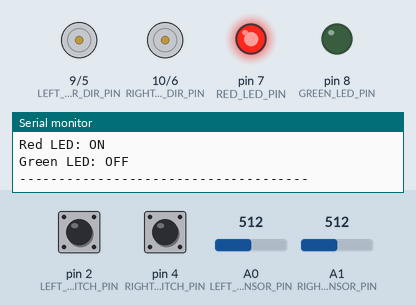
Bench run of a sketch on a simulated Arduino Uno, built with avr-gcc and run on an emulated ATmega328P. On the bench: direction and speed pins drawn as motors (green arrow = direction pin HIGH = forward, orange = LOW = backward, longer = more drive), output pins drawn as LEDs (lit = HIGH), the last lines printed to the serial monitor. The test bench sets the inputs (shaded band); at power-on: A0 (LEFT_LIGHT_SENSOR_PIN) = 512, pin 2 (LEFT_SWITCH_PIN) LOW, pin 4 (RIGHT_SWITCH_PIN) LOW, A1 (RIGHT_LIGHT_SENSOR_PIN) = 512.

Above: at 4.2 s.
4.3 s: A0 (LEFT_LIGHT_SENSOR_PIN) set to 386
At 4.8 s:
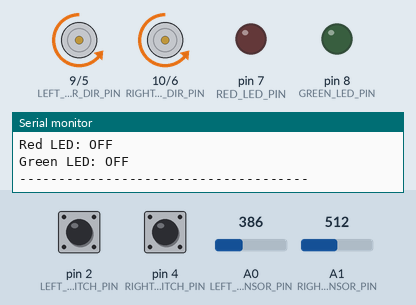
7.3 s: A0 (LEFT_LIGHT_SENSOR_PIN) set to 410
At 12.2 s:
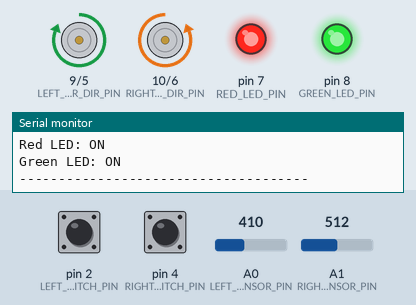
17.3 s: A0 (LEFT_LIGHT_SENSOR_PIN) set to 245
At 20.6 s:
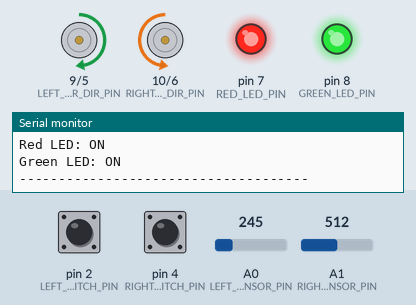
Timing chart, 0 to 21.3 s (numbered marks = the images above; inputs shaded):
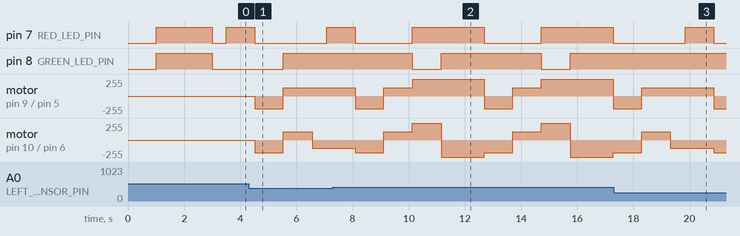

Measured:
- the behaviour switches between 402 and 403 on A0 (LEFT_LIGHT_SENSOR_PIN) (found by bisection; images 1 and 2)
- after the input at 4.3 s, pin 8 (GREEN_LED_PIN): goes on until 5.5 s, then stays HIGH; motor on pin 9 (LEFT_MOTOR_DIR_PIN) / pin 5 (LEFT_MOTOR_PWM_PIN): goes on until 5.5 s, then stays forward 127/255
- after the input at 7.3 s, pin 7 (RED_LED_PIN): alternates HIGH for 2.6 s and LOW for 2.0 s, starting after 2.8 s; pin 8 (GREEN_LED_PIN): alternates HIGH for 3.6 s and LOW for 1.0 s, starting after 2.8 s
- after the input at 17.3 s, pin 7 (RED_LED_PIN): LOW → HIGH after 2.5 s instead of 2.0 s; pin 8 (GREEN_LED_PIN): stays HIGH (without the input it goes to LOW after 2.0 s)

The sketch:

minirobot.ino
```cpp
/*
  minirobot
  A framework for basic, small robotics programming
  Fall 2014

  Architected by Chris Gerth

  Overarching Idea - provide a simplified interface to drive a two-motor robot with
  basic io for teaching purposes

  minirobot - main code file. This should never have to be edited
  It contains all the functions that do all the things in the background
  If you didn't write it, it happens here.

  */

/******************************************/
//       Included Constants
/******************************************/
#include "User_Code.h" //provides prototype for user's function (which isn't in this file)
#include "TimerOne.h" //Library to manipulate hardware timer 1 on the arduino, which we will use to trigger regular sampling of the inputs


/******************************************/
//       Private Definitions
/******************************************/
#define FORWARD true //map motor directions to boolean values. just makes things easier to read.
#define REVERSE false
#define PWM_MAX 255 //range of PWM signals. By arduino specs, this must be an unsigned char, which has range 0-255
#define PWM_MIN 0

#define SAMPLE_PERIOD_US 2000    //length of the input sample period in microseconds
                                 //2000us yeilds a sample rate of 500Hz

#define NUM_FILTER_TAPS 25    //analog input FIR filter length
#define LEFT_SW_BUFFER_LEN 10 //input switch debouncing buffer lengths
#define RIGHT_SW_BUFFER_LEN 10


/******************************************/
//       Private, Internal data
/******************************************/
//Global variables to hold the robot's current state
float current_speed_pct = 0;
boolean current_left_motor_dir = FORWARD;
boolean current_right_motor_dir = FORWARD;
boolean left_sw_debounced_val = false;
boolean right_sw_debounced_val = false;

//Strings to hold kid-friendly descriptions of what's going on
String current_dir_str = "FWD";
String current_speed_str = "STOP";
String current_left_sw_str = "RELEASED";
String current_right_sw_str = "RELEASED";
String current_red_led_state_str = "OFF";
String current_green_led_state_str = "OFF";


//Analog inputs are filtered with a FIR filter.
//Filter specifications:
//Designed at http://t-filter.appspot.com/fir/index.html
//Assumed passband of 0-17Hz, gain 1
//Transition band 17-20Hz
//Stopband: 20-250Hz, gain 0
//Actual Passband Ripple: 12.10 dB
//Actual Stopband Ripple: -20.02 dB
//Assumed 25 taps and 500Hz sample frequency

//The filter coefficents are "const" because they never change at runtime.

//Using these specs and the website, we determined the following filter coefficents should be used:
const float filter_coef[NUM_FILTER_TAPS] = {
                                                0.0604206028416727,     //Note thses are far more accurate than
                                                0.022765286202108867,   // what can be represented in a float, but
                                                0.026559407357829072,   // we kept the accuracy for the heck of it.
                                                0.030298526984037823,   // The compiler can do whatever it needs to
                                                0.0339463305236097,     // with the extra digits.
                                                0.0374149200448067,
                                                0.04063324687425954,
                                                0.0435353609068285,
                                                0.04602927926463161,
                                                0.048021926552339445,
                                                0.04948579543591529,
                                                0.05048020312982948,
                                                0.05067537613278131,
                                                0.05048020312982948,
                                                0.04948579543591529,
                                                0.048021926552339445,
                                                0.04602927926463161,
                                                0.0435353609068285,
                                                0.04063324687425954,
                                                0.0374149200448067,
                                                0.0339463305236097,
                                                0.030298526984037823,
                                                0.026559407357829072,
                                                0.022765286202108867,
                                                0.0604206028416727
                                                                          };
//Left and Right analog sensor filter input circular buffers
//volatile b/c these are changed inside the interrupt routine
volatile unsigned int left_filter_buff[NUM_FILTER_TAPS];
volatile unsigned int right_filter_buff[NUM_FILTER_TAPS];

//left and right switch debouncing buffers
volatile boolean left_sw_buff[LEFT_SW_BUFFER_LEN];
volatile boolean right_sw_buff[RIGHT_SW_BUFFER_LEN];

//pointers to the start of the buffer
// which represents the oldest sample in the buffer
// Every time a new sample is written, these should be incrimented
// modulo the length of the buffer.
//See http://en.wikipedia.org/wiki/Circular_buffer if you
// want to know more about how circular buffers work.
//volatile b/c these are changed inside the interrupt routine
volatile unsigned char left_filter_buff_start_idx = 0;
volatile unsigned char right_filter_buff_start_idx = 0;
volatile unsigned char left_sw_buff_start_idx = 0;
volatile unsigned char right_sw_buff_start_idx = 0;


/******************************************/
//       Arduino Setup Function
/******************************************/
void setup() {
  //Every time user hits the "Reset" button or power is applied to the arduino,
  // the global variables (above) are re-initalized and the arduino starts running code here.

  Serial.begin(115200); //Initalize serial port hardware. Must be done first so we can talk to the PC

  Serial.println("Started initalizing...");

  //set pin direction modes so the microprocessor knows to drive or read the pin voltages
  pinMode(LEFT_MOTOR_PWM_PIN, OUTPUT);
  pinMode(RIGHT_MOTOR_PWM_PIN, OUTPUT);
  pinMode(LEFT_MOTOR_DIR_PIN, OUTPUT);
  pinMode(RIGHT_MOTOR_DIR_PIN, OUTPUT);
  pinMode(LEFT_SWITCH_PIN, INPUT);
  pinMode(RIGHT_SWITCH_PIN, INPUT);
  pinMode(RED_LED_PIN, OUTPUT);
  pinMode(GREEN_LED_PIN, OUTPUT);

  //initalize outputs to off state
  turnGreenLEDOff();
  turnRedLEDOff();

  //Set up input sampling and start sampling.
  Timer1.initialize(SAMPLE_PERIOD_US); //set Timer1 to trigger an interrupt every SAMPLE_PERIOD_US microseconds
  Timer1.attachInterrupt(isr_sample); //Set up the "isr_sample()" function to be called every time Timer1 triggers an interrupt.
                                      // This will also enable interrupts to start input sampling at a regular rate.
  Serial.println("Done initalizing!");

}

/******************************************/
//       Arduino Loop Function
/******************************************/
// This is the arduino-required function for non-setup things.
// We won't actually use it as a loop.
void loop() {
  //After the setup() function has completed, the arduino starts running code here.

  //pause for 1 second (1000 ms) before starting
  delay(1000);

  //run user's function
  Serial.println("Starting User Function...");

  run_robot(); //The user's function! Yaaaay!

  Serial.println("Finished User Function!");

  //kill the motors in case the student forgot to
  set_motor_vals(FORWARD, 0.0, FORWARD, 0.0);

  //pause briefly at the end
  delay(1000);

  while(1); //JK, don't run a loop here, just hang when the user's function finishes
  //Fun trivia - this sort of while(1) is often called the "halt and catch fire" instruction.
}

/******************************************/
//       Interrupt Function
/******************************************/

//Samples all the inputs into the approprate buffers every time timer1 overflows.
//Runs every SAMPLE_PERIOD_US microseconds always, asynchronously with any other code.
//This is an interrupt routine, so it must be as lightweight as possible.
void isr_sample(void)
{
   //Sample each of the inputs, and write the result into a circular buffer
   left_filter_buff[left_filter_buff_start_idx++] = analogRead(LEFT_LIGHT_SENSOR_PIN); //overwrite the oldest element in the buffer, and then incriment the pointer.
   //this IF statement is what makes the buffer act in a circular manner:
   if(left_filter_buff_start_idx == NUM_FILTER_TAPS) //if we go off the end of the buffer in linear memory...
     left_filter_buff_start_idx = 0; //wrap back around to the top of the buffer in linear memory

   right_filter_buff[right_filter_buff_start_idx++] = analogRead(RIGHT_LIGHT_SENSOR_PIN);
   if(right_filter_buff_start_idx == NUM_FILTER_TAPS)
     right_filter_buff_start_idx = 0;

   left_sw_buff[left_sw_buff_start_idx++] = digitalRead(LEFT_SWITCH_PIN);
   if(left_sw_buff_start_idx == LEFT_SW_BUFFER_LEN)
     left_sw_buff_start_idx = 0;

   right_sw_buff[right_sw_buff_start_idx++] = digitalRead(RIGHT_SWITCH_PIN);
   if(right_sw_buff_start_idx == RIGHT_SW_BUFFER_LEN)
     right_sw_buff_start_idx = 0;
}


/******************************************/
//       Private Helper functions
/******************************************/

//convert a percentage (0.0->100.0) to a pwm value (PWM_MIN->PWM_MAX)
//ensure proper data typecasting
unsigned char convert_pct_to_pwm(float percent)
{
   return PWM_MIN + (unsigned char)((float)PWM_MAX*percent/100.0);
}

//set motor speed and directions with approprate inversions
void set_motor_vals(boolean right_dir, float right_speed, boolean left_dir, float left_speed)
{
  //set motor speeds with approprate type conversion
  analogWrite(RIGHT_MOTOR_PWM_PIN, convert_pct_to_pwm(right_speed)); //this sets the pin to output a square wave with the desired duty cycle
  analogWrite(LEFT_MOTOR_PWM_PIN, convert_pct_to_pwm(left_speed));

  //set motor directions based on inversion
  if(INVERT_RIGHT_MOTOR_DIR)
    digitalWrite(RIGHT_MOTOR_DIR_PIN, !right_dir);
  else
    digitalWrite(RIGHT_MOTOR_DIR_PIN, right_dir);

  if(INVERT_LEFT_MOTOR_DIR)
    digitalWrite(LEFT_MOTOR_DIR_PIN, !left_dir);
  else
    digitalWrite(LEFT_MOTOR_DIR_PIN, left_dir);
}

//Filter output function
//this function computes the current output of the FIR filtered inputs, given a whole input buffer
float get_filtered_and_scaled_analog_sensor_val(volatile unsigned int * buffer, volatile unsigned char buf_start_index)
{
  //This is probably black magic to anyone who hasn't taken Digital Signal Processing. Just accept it, don't touch it,
  // and move on with your life.
  //If you MUST know what is going on here, check out http://en.wikipedia.org/wiki/Finite_impulse_response
  // and then thank God you did not have to take exams about this stuff.

  unsigned char i;
  float accumulator = 0;
  //perform FIR filter operation with circular buffer and pre-computed filter taps
  for(i = 0; i < NUM_FILTER_TAPS; i++)
  {
    accumulator += (float)buffer[(i + buf_start_index) % NUM_FILTER_TAPS] * filter_coef[i]; //EE MAGIC!
  }

  //scale from [0,1024] to a percent and return the value
  return constrain((accumulator * 100/1024), 0.0, 100.0);

}


/******************************************/
//       User API Implementation
/******************************************/

//Most of the user API functions (the ones the little kids will use) are just
// wrappers around my helper functions so they don't have to worry about passing
// arguments or datatypes or things like that.
void setDirectionFwd(void)
{
  current_right_motor_dir = FORWARD; //change the internal state variables to what we want them to be
  current_left_motor_dir = FORWARD;
  //set the current motor state to the output pins of the arduino
  set_motor_vals(current_right_motor_dir, current_speed_pct, current_left_motor_dir, current_speed_pct);
  //update the kid-friendly string about the robot's state
  current_dir_str = "FWD";
}
void setDirectionRev(void)
{
  current_right_motor_dir = REVERSE;
  current_left_motor_dir = REVERSE;
  set_motor_vals(current_right_motor_dir, current_speed_pct, current_left_motor_dir, current_speed_pct);
  current_dir_str = "REV";
}
void setDirectionLeft(void)
{
  current_right_motor_dir = FORWARD;
  current_left_motor_dir = FORWARD;
  set_motor_vals(current_right_motor_dir, 0.0, current_left_motor_dir, current_speed_pct);
  current_dir_str = "LEFT";
}
void setDirectionRight(void)
{
  current_right_motor_dir = FORWARD;
  current_left_motor_dir = FORWARD;
  set_motor_vals(current_right_motor_dir, current_speed_pct, current_left_motor_dir, 0.0);
  current_dir_str = "RIGHT";
}
void setDirectionSharpLeft(void)
{
  current_right_motor_dir = FORWARD;
  current_left_motor_dir = REVERSE;
  set_motor_vals(current_right_motor_dir, current_speed_pct, current_left_motor_dir, current_speed_pct);
  current_dir_str = "SharpLEFT";
}
void setDirectionSharpRight(void)
{
  current_right_motor_dir = REVERSE;
  current_left_motor_dir = FORWARD;
  set_motor_vals(current_right_motor_dir, current_speed_pct, current_left_motor_dir, current_speed_pct);
  current_dir_str = "SharpRIGHT";
}

void setSpeedMax(void)
{
  current_speed_pct = SPEED_MAX;
  set_motor_vals(current_right_motor_dir, current_speed_pct, current_left_motor_dir, current_speed_pct);
  current_speed_str = "MAX";
}
void setSpeedFast(void)
{
  current_speed_pct = SPEED_FAST;
  set_motor_vals(current_right_motor_dir, current_speed_pct, current_left_motor_dir, current_speed_pct);
  current_speed_str = "FAST";
}
void setSpeedMedium(void)
{
  current_speed_pct = SPEED_MEDIUM;
  set_motor_vals(current_right_motor_dir, current_speed_pct, current_left_motor_dir, current_speed_pct);
  current_speed_str = "MEDIUM";
}
void setSpeedSlow(void)
{
  current_speed_pct = SPEED_SLOW;
  set_motor_vals(current_right_motor_dir, current_speed_pct, current_left_motor_dir, current_speed_pct);
  current_speed_str = "SLOW";
}
void setSpeedStop(void)
{
  current_speed_pct = 0;
  set_motor_vals(current_right_motor_dir, current_speed_pct, current_left_motor_dir, current_speed_pct);
  current_speed_str = "STOP";
}

//change the state of the LED's
void turnRedLEDOn(void)
{
  current_red_led_state_str = "ON"; //update kid-friendly string
  if(INVERT_RED_LED)
    digitalWrite(RED_LED_PIN, LOW); //set output pin to some value based on whether the the output should be inverted or not
  else
    digitalWrite(RED_LED_PIN, HIGH);
}
void turnRedLEDOff(void)
{
  current_red_led_state_str = "OFF";
  if(INVERT_RED_LED)
    digitalWrite(RED_LED_PIN, HIGH);
  else
    digitalWrite(RED_LED_PIN, LOW);
}
void turnGreenLEDOn(void)
{
  current_green_led_state_str = "ON";
  if(INVERT_GREEN_LED)
    digitalWrite(GREEN_LED_PIN, LOW);
  else
    digitalWrite(GREEN_LED_PIN, HIGH);
}
void turnGreenLEDOff(void)
{
  current_green_led_state_str = "OFF";
  if(INVERT_GREEN_LED)
    digitalWrite(GREEN_LED_PIN, HIGH);
  else
    digitalWrite(GREEN_LED_PIN, LOW);
}

//print a simple mesage to the serial port
void printMessage(const char * message)
{
  Serial.println(message);
}
//print a pre-defined message containing all of the robot's current state
//in a kid-friendly fashion.
void printRobotStatus(void)
{
  Serial.println("-------------------------------------");
  Serial.print("Time Elapsed: ");
  Serial.print((float)millis()/1000.0);
  Serial.println(" s");
  Serial.print("Direction: ");
  Serial.println(current_dir_str);
  Serial.print("Speed: ");
  Serial.println(current_speed_str);
  Serial.print("Left Switch: ");
  currentLeftSwitchValue();
  Serial.println(current_left_sw_str);
  Serial.print("Right Switch: ");
  currentRightSwitchValue();
  Serial.println(current_right_sw_str);
  Serial.print("Left Light Sensor: ");
  Serial.print(currentLeftLightSensorValue());
  Serial.println(" %");
  Serial.print("Right Light Sensor: ");
  Serial.print(currentRightLightSensorValue());
  Serial.println(" %");
  Serial.print("Red LED: ");
  Serial.println(current_red_led_state_str);
  Serial.print("Green LED: ");
  Serial.println(current_green_led_state_str);
  Serial.println("-------------------------------------");
  Serial.println("");

}

//Analog sensor read values
//wrappers on the filter-output function
float currentLeftLightSensorValue(void)
{
  return  get_filtered_and_scaled_analog_sensor_val(left_filter_buff, left_filter_buff_start_idx);
}
float currentRightLightSensorValue(void)
{
  return  get_filtered_and_scaled_analog_sensor_val(right_filter_buff, right_filter_buff_start_idx);
}

//Digital input debouncing
boolean currentLeftSwitchValue(void)
{
   //debounce value based on what is in the buffer
   int i;
   boolean temp_val = left_sw_buff[0]; //initialize to see what the first value in the buffer is
   boolean val_is_stable = true;

   //see if all the values in the buffer are
   for(i = 1; i < LEFT_SW_BUFFER_LEN; i++)
   {
     if(left_sw_buff[i] != temp_val) //if any of them are not the same,
     {
       val_is_stable = false; //the signal is not yet stable. Don't change the debunced value
       break;
     }
   }

   //if the buffer is stable, set the debounced val to the buffer's value (stable implies all buffer elements are equal)
   //apply proper inversion
   if(val_is_stable)
   {
     if(INVERT_LEFT_SWITCH == 1)
       left_sw_debounced_val = !temp_val;
     else
       left_sw_debounced_val = temp_val;
   }

   //provide a kid-friendly description of what is going on
   if(left_sw_debounced_val)
     current_left_sw_str = "PRESSED";
   else
     current_left_sw_str = "RELEASED";

   return left_sw_debounced_val;
}
boolean currentRightSwitchValue(void)
{
   //debounce value based on what is in theh buffer
   int i;
   boolean temp_val = right_sw_buff[0]; //initialize to see what the first value in the buffer is
   boolean val_is_stable = true;

   //see if all the values in the buffer are
   for(i = 1; i < RIGHT_SW_BUFFER_LEN; i++)
   {
     if(right_sw_buff[i] != temp_val) //if any of them are not the same,
     {
       val_is_stable = false; //the signal is not yet stable. Don't change the debunced value
       break;
     }
   }

   //if the buffer is stable, set the debounced val to the buffer's value (stable implies all buffer elements are equal)
   //apply proper inversion
   if(val_is_stable)
   {
     if(INVERT_RIGHT_SWITCH == 1)
       right_sw_debounced_val = !temp_val;
     else
       right_sw_debounced_val = temp_val;
   }

   //provide a kid-friendly description of what is going on
   if(right_sw_debounced_val)
     current_right_sw_str = "PRESSED";
   else
     current_right_sw_str = "RELEASED";

   return right_sw_debounced_val;

}
```

Source omitted: User_Code.h (362 bytes), User_Code.ino (1457 bytes), config.h (1906 bytes)
